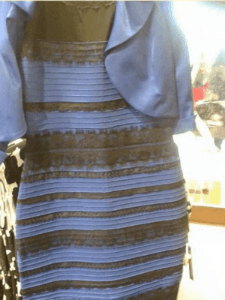
%> input picture MATLAB/TheDress.png, 225 x 300 px
$ octave WithBandPass.m   (GNU Octave 9; MATLAB toolbox functions it lacks are replaced by stand-ins)
%> lines starting %> are read from the running program, lines starting %| are printed output that depends on the picture; in (x1, y1, x2, y2) boxes, pixels count from 0 and x2, y2 are one past the last pixel; in counts of white or black regions, pixels touching at a corner belong together; the program's own positions count from 1
clear
figure(1); clf

Im = mat2gray((imread('TheDress.png')));
%read and rescale (0-1) image


figure(1);  subplot(2,2,1),imshow(Im)

size(Im)
%> ans = [300 225 3]
OutImage(:,:,1) =   Im(:,:,2); % FilterCentSurround(Im(:,:,1),1,1);
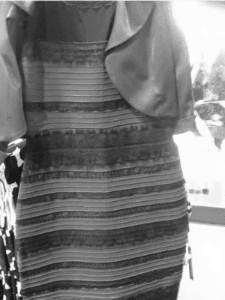
%> OutImage: size 300x225 double; min 0.094, max 1, mean 0.482
OutImage(:,:,2) =   Im(:,:,3); % FilterCentSurround(Im(:,:,2),1,1);
OutImage(:,:,3) =   FilterCentSurround(Im(:,:,1),2,1);

figure(1);  subplot(2,2,2),imshow(double(OutImage));


function filtered_image = FilterCentSurround(I,d0,d1)
%> called with d0 = 2, d1 = 1
%Butterworth Bandpass Filter
% This simple  function was written modified from Digital Image Processing course
% Eastern Mediterranean University Assoc. Prof. Dr. Hasan Demirel
 figure(3); clf
f = double(I);
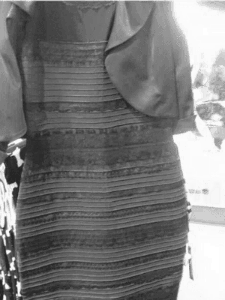
%> f: size 300x225 double; min 0.145, max 1, mean 0.481
[nx ny] = size(f);
%> nx = 300; ny = 225
f = uint8(f);
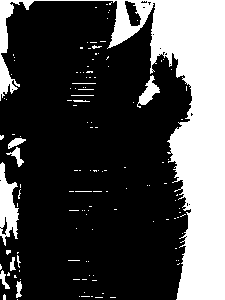
%> f: size 300x225 uint8; values 0 (black) and 1 (white), 28.2% white; 132 white regions (119 under 20 px), largest, box (x1, y1, x2, y2) and area: (0, 0, 225, 300) 16866, (0, 162, 19, 246) 907, (137, 75, 160, 108) 295
fftI = fft2(f,2*nx-1,2*ny-1);
fftI = fftshift(fftI);
subplot(2,2,1)
imshow(f,[]);

title('Original Image')
subplot(2,2,2)
fftshow(fftI,'log')
%> (this line was passed over: fftshow is not available in this run)
title('Fourier Spectrum of Image')

% Initialize filter.
filter1 = ones(2*nx-1,2*ny-1);
filter2 = ones(2*nx-1,2*ny-1);
filter3 = ones(2*nx-1,2*ny-1);
for i = 1:2*nx-1
    for j =1:2*ny-1
        dist = ((i-(nx+1))^2 + (j-(ny+1))^2)^.5;
        % Use Gaussian filter.
        filter1(i,j) = exp(-dist^2/(2*d1^2));
        filter2(i,j) = exp(-dist^2/(2*d0^2));
        filter3(i,j) = 1.0 - filter2(i,j);
        filter3(i,j) = filter1(i,j).*filter3(i,j);
    end
end
% Update image with passed frequencies
filtered_image = fftI + filter3.*fftI;
% subplot(2,2,3)
% fftshow(filter3,'log')
% title('Frequency Domain Filter Function Image')
filtered_image = ifftshift(filtered_image);
filtered_image = ifft2(filtered_image,2*nx-1,2*ny-1);
filtered_image = real(filtered_image(1:nx,1:ny));
%> `OutImage(:,:,3) =   FilterCentSurround(Im(:,:,1),2,1);`:
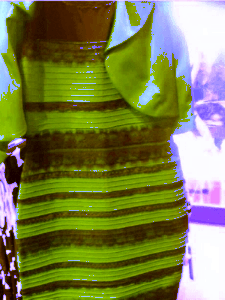
%> OutImage: size 300x225x3 double; mean R, G, B 0.482, 0.5, 0.282
filtered_image = uint8(filtered_image);
 subplot(2,2,4)
imshow(filtered_image,[])
 title('Bandpass Filtered Image')

end
